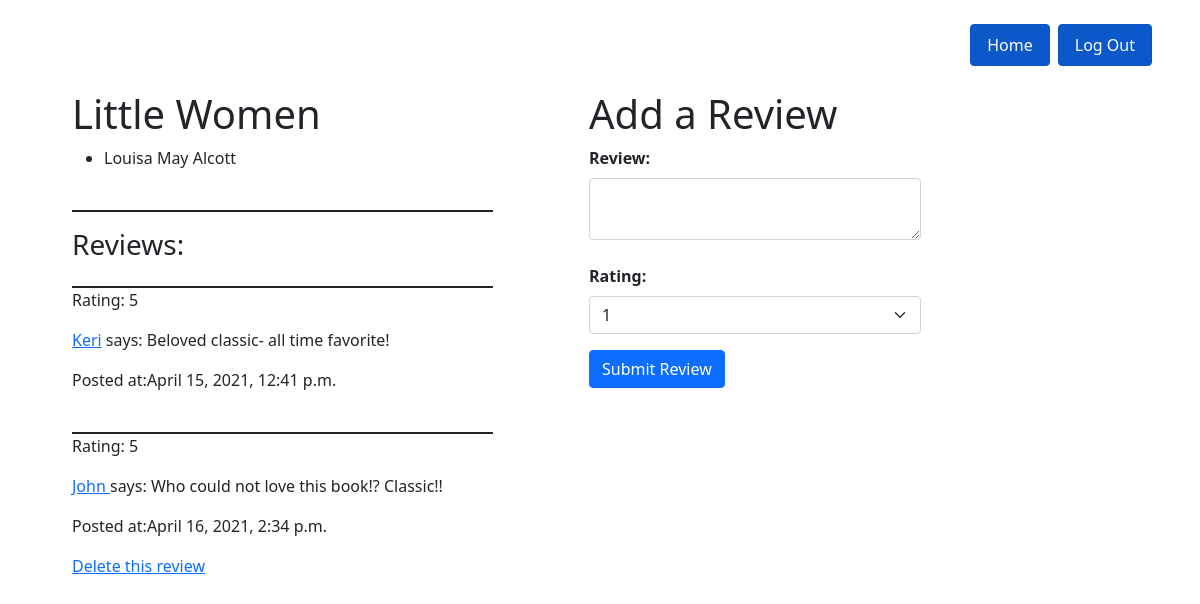
/book/6 (signed in), run on the app's committed database.
### main/models.py (models this page shows)
class Book(models.Model):
    title = models.CharField(max_length=100)
    created_at = models.DateTimeField(auto_now_add=True)
    updated_at = models.DateTimeField(auto_now=True)
    objects= BookManager()

class Author(models.Model):
    name  = models.CharField(max_length=75)
    books = models.ManyToManyField(Book, related_name= "authors")
    created_at = models.DateTimeField(auto_now_add=True)
    updated_at = models.DateTimeField(auto_now=True)
    objects = AuthorManager()

class Review(models.Model):
    content= models.TextField()
    rating= models.IntegerField()
    user_review= models.ForeignKey(User, related_name= "user_reviews", on_delete=models.CASCADE)
    book_reviewed= models.ForeignKey(Book, related_name= "book_reviews", on_delete=models.CASCADE)
    created_at = models.DateTimeField(auto_now_add=True)
    updated_at = models.DateTimeField(auto_now=True)
    objects= ReviewManager()

class User(models.Model):
    name = models.CharField(max_length=50)
    alias = models.CharField(max_length=50)
    email = models.CharField(max_length=50)
    password = models.CharField(max_length=50)
    created_at = models.DateTimeField(auto_now_add=True)
    updated_at = models.DateTimeField(auto_now=True)
    objects = UserManager()

### main/views.py (the view)
# urls.py: path('book/<int:book_id>', views.show_book),
def show_book(request, book_id):
    if 'logged_user' not in request.session:
        messages.error(request, "Please register or log in first!")
        return redirect('/')
    context = {
        'book': Book.objects.get(id=book_id)
    }
    return render(request, 'one_book.html', context)

### main/templates/one_book.html (shortened to what this page needs)
<!DOCTYPE html>
<html lang="en">
<head>
    <link href="https://cdn.jsdelivr.net/npm/bootstrap@5.0.0-beta3/dist/css/bootstrap.min.css" rel="stylesheet">
</head>
<body>
    <div class="container m-4">
        <ul class="nav justify-content-end">
            <li class="nav-item">
                <a href="/user/dashboard" role="button" class="nav-link active btn btn-primary me-2" aria-current= "page">Home</a>
            </li>
            <li class="nav-item">
                <a href="/user/logout" role="button" class="nav-link active btn btn-primary" aria current="page">Log Out</a>
            </li>
        </ul>
        <div class="row m-4">
            <div class="col-5 me-4">
                <h1>{{book.title}}</h1>
                <ul>
                    {% for author in book.authors.all %}
                    <li>{{author.name}}</li>
                    {% endfor %}
                </ul>
                <br>
                <p class="border-dark border-bottom border-2"></p>
                <h3 class="m-auto">Reviews:</h3>
                {% for review in book.book_reviews.all %}
                <br>
                <p class="border-dark border-top border-2">Rating: {{review.rating}}</p>
                <p><a href="/user/{{review.user_review.id}}">{{review.user_review.name}}</a>  says: {{review.content}}</p>
                <p>Posted at:{{review.created_at}}</p>
                {% if review.user_review.id == request.session.logged_user %}
                <a href="/review/{{review.id}}/delete">Delete this review</a>
                {% endif %}
                {% endfor %}
            </div>
            <div class="col-4 ms-5">
                <h1>Add a Review</h1>
                <form action="/book/add_review" method= 'POST'>
                <label for="content" class="form-label fw-bold">Review:</label>
                <textarea name="content" class="form-control"></textarea>
                <br>
                <label for="rating" class="form-label fw-bold">Rating:</label>
                <select name="rating" class="form-select" aria-label= "Default select example">
                    <option value="1">1</option>
                </select>
                <button class="mt-3 btn btn-primary">Submit Review</button>
                </form>
            </div>
        </div>
    </div>
</body>
</html>

### data on the page
Book: title "Little Women"
Author: name "Louisa May Alcott"
Review: rating "5", user_review.name "Keri", content "Beloved classic- all time favorite!", created_at "April 15, 2021, 12:41 p.m."
Review: rating "5", user_review.name "John", content "Who could not love this book!? Classic!!", created_at "April 16, 2021, 2:34 p.m."
